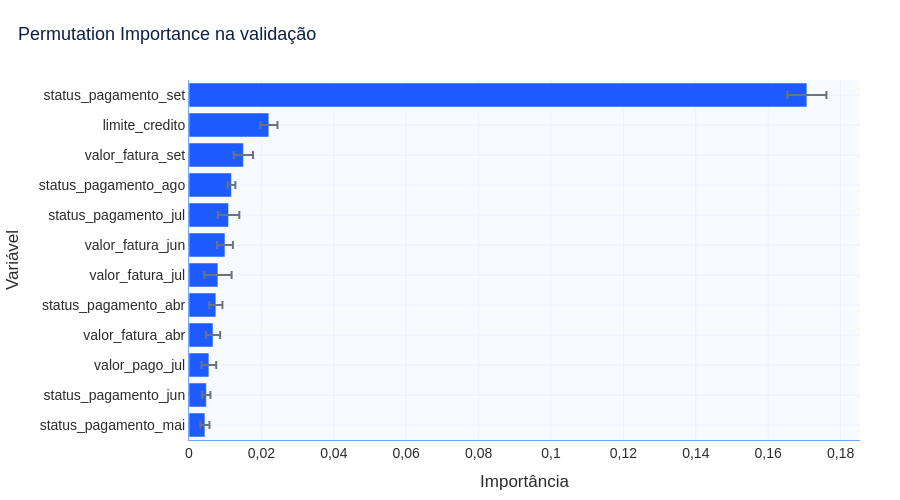

Here is the notebook cell this chart was saved with:
### Code cell
fig = grafico_importancia_variaveis(
    importancias_permutacao,
    coluna_valor="importancia_media",
    titulo="Permutation Importance na validação",
    coluna_desvio="desvio",
)
fig.show()

### Figure 1 — Plotly figure (JSON) as saved in the notebook; plotly's stock layout.template omitted (floating-point values rounded to 4 significant figures)
{"data": [{"error_x": {"array": [0.001267, 0.001126, 0.002024, 0.00197, 0.001816, 0.003782, 0.002192, 0.002975, 0.001084, 0.002656, 0.002381, 0.005401], "color": "#6B7280"}, "hovertemplate": "%{y}: %{x:.4f}<extra></extra>", "legendgroup": "", "marker": {"color": "#1D5BFF", "pattern": {"shape": ""}}, "name": "", "orientation": "h", "showlegend": false, "textposition": "auto", "type": "bar", "x": [0.004396, 0.004797, 0.005496, 0.006633, 0.007421, 0.007989, 0.009933, 0.01093, 0.01171, 0.01502, 0.02206, 0.1707], "xaxis": "x", "y": ["status_pagamento_mai", "status_pagamento_jun", "valor_pago_jul", "valor_fatura_abr", "status_pagamento_abr", "valor_fatura_jul", "valor_fatura_jun", "status_pagamento_jul", "status_pagamento_ago", "valor_fatura_set", "limite_credito", "status_pagamento_set"], "yaxis": "y"}], "layout": {"barmode": "relative", "colorway": ["#1D5BFF", "#00C86F", "#A259FF", "#6FA8FF", "#123C8C"], "font": {"color": "#2B2B2B", "family": "Arial, sans-serif", "size": 14}, "height": 500, "hoverlabel": {"font": {"size": 13}}, "legend": {"orientation": "h", "title": {"text": ""}, "tracegroupgap": 0, "x": 0, "y": 1.02, "yanchor": "bottom"}, "margin": {"b": 60, "l": 70, "r": 40, "t": 80}, "paper_bgcolor": "#FFFFFF", "plot_bgcolor": "#F7FAFF", "separators": ",.", "showlegend": false, "title": {"font": {"color": "#0B1F4D", "size": 18}, "text": "Permutation Importance na validação", "x": 0.02}, "xaxis": {"anchor": "y", "domain": [0, 1], "gridcolor": "#EAF2FF", "linecolor": "#6FA8FF", "showgrid": true, "tickfont": {"color": "#2B2B2B"}, "title": {"font": {"color": "#2B2B2B"}, "text": "Importância"}, "zeroline": false}, "yaxis": {"anchor": "x", "domain": [0, 1], "gridcolor": "#EAF2FF", "linecolor": "#6FA8FF", "showgrid": true, "tickfont": {"color": "#2B2B2B"}, "title": {"font": {"color": "#2B2B2B"}, "text": "Variável"}, "zeroline": false}}}
